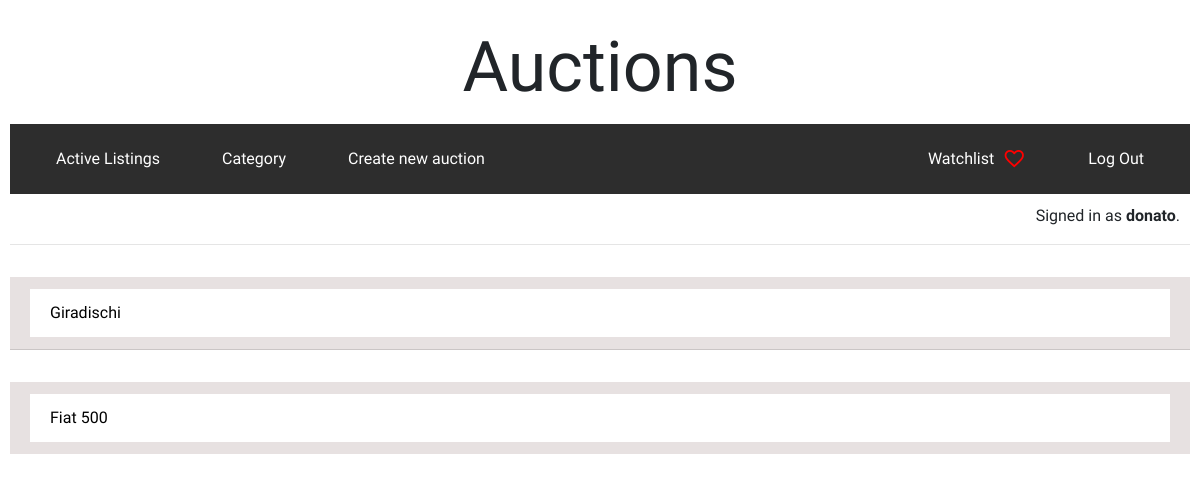
Screenshot of /watchlist (signed in) with the database file from the repository.
### auctions/models.py (models this page shows, shortened)
class User(AbstractUser):
    pass

class Watchlist(models.Model):
    user_id = models.ForeignKey(User, on_delete=models.CASCADE)
    auction_id = models.ForeignKey(Auction, on_delete=models.CASCADE)
    watchlist = models.BooleanField(default=False)

class Auction(models.Model):
    title = models.CharField(max_length=64)
    description = models.TextField(max_length=200, blank=True)
    owner = models.ForeignKey(User, on_delete=models.CASCADE)
    start_bid = models.DecimalField(max_digits=8, decimal_places=2, default=0.00)
    active = models.BooleanField(default=True)
    image = models.ImageField(upload_to='auctions_images/', blank=True)
    category = models.CharField(max_length=64, blank=True)
    date = models.DateField()

### auctions/views.py (the view)
# urls.py: path("watchlist", views.watchlist, name="watchlist"),
@login_required(login_url='login')
def watchlist(request):
    user = request.user
    watchlist_list = Watchlist.objects.filter(user_id=user, watchlist=True)
    return render (request, "auctions/watchlist.html", {
        "watchlist_list" : watchlist_list
    })

### auctions/templates/auctions/watchlist.html (shortened to what this page needs)
{% extends "auctions/layout.html" %}
{% block body %}
<ul class="list-group list-group-flush">
    {% for auction in watchlist_list %}
        <li class="list-group-item list-group-item-action my-3">
            <a href="{% url 'detail' auction.auction_id.id %}" class="list-group-item">
                {{ auction.auction_id.title }}</a>
        </li>
    {% endfor %}
</ul>
{% endblock %}

### auctions/templates/auctions/layout.html (shortened to what this page needs)
{% load static %}
<!DOCTYPE html>
<html lang="en">
    <head>
        <link rel="stylesheet" href="https://stackpath.bootstrapcdn.com/bootstrap/4.4.1/css/bootstrap.min.css">
        <link href="{% static 'auctions/styles.css' %}" rel="stylesheet">
    </head>
    <body>
        <div class="container-fluid">
            <h1>Auctions</h1>
        </div>
        <div class="container-fluid d-flex" id="nav_bar">
            {% if user.is_authenticated %}
            <div class="nav-group d-flex">
                    <a class="nav-link" href="{% url 'index' %}">Active Listings</a>
                    <a class="nav-link" href="{% url 'category' %}">Category</a>
                    <a class="nav-link" href="{% url 'create' %}">Create new auction</a>
            </div>
            <div class="nav-group d-flex">
                <div>
                    <a id="icon" class="nav-link" href="{% url 'watchlist' %}">Watchlist<span class="material-symbols-outlined">favorite</span>
                    </a>
                 </div>
                <a class="nav-link" href="{% url 'logout' %}">Log Out</a>
            </div>
                {% else %}
            <div class="nav-group d-flex" id="not_login">
                <a class="nav-link" href="{% url 'login' %}">Log In</a>
                <a class="nav-link" href="{% url 'register' %}">Register</a>
            </div>
                {% endif %}
        </div>
        <div id="sign">
            {% if user.is_authenticated %}
                Signed in as <strong>{{ user.username }}</strong>.
            {% else %}
                Not signed in.
            {% endif %}
        </div>
        <hr>
        {% block body %}
        {% endblock %}
    </body>
</html>

### auctions/static/auctions/styles.css (style rules this page uses)
body { padding: 10px; font-family: 'Lexend', sans-serif; font-family: 'Montserrat', sans-serif; font-family: 'Tilt Neon', cursive; }
h1 { text-align: center; margin: 15px; font-size: 70px; }
a { text-decoration: none; color: black; }
#nav_bar { flex-wrap: wrap; flex-direction: row; justify-content: space-between; background-color: rgb(45,45,45); }
.list-group-item-action { background-color: rgb(231, 225, 225); }
.nav-link { color: white; margin: 15px; border: 0px; border-radius: 15px; }
#sign { text-align: end; margin: 10px; }
.material-symbols-outlined { color: red; font-variation-settings: 'FILL' 0, 'wght' 400, 'GRAD' 0, 'opsz' 4; margin-left: 8px; }
#icon { display: flex; align-items: center; }

### rows the page displays
User: username "donato"
Watchlist: auction_id "Giradischi"
Watchlist: auction_id "Fiat 500"
